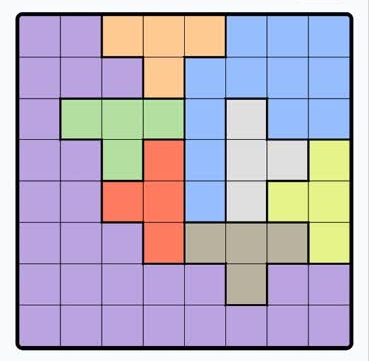
#> input picture queens.jpeg, 369 x 361 px
$ jupyter execute --allow-errors QueensGameLinkedIn.ipynb
#> lines starting #> are read from the running program, lines starting #| are printed output that depends on the picture; after the words box and inside, x2 and y2 are one past the last pixel; in counts of white or black regions, pixels touching at a corner belong together
[cell 1]
# Imports:
import cv2
import numpy as np
from matplotlib import pyplot as plt, cm

# read Gray image:
Ig = cv2.imread('queens.jpeg', 0)
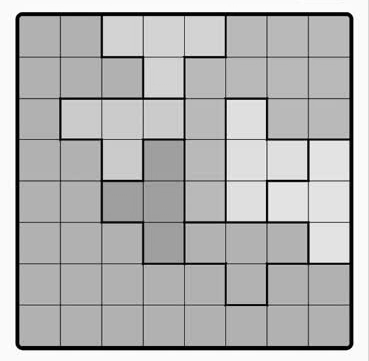
#> Ig: shape (361, 369); min 0, max 255, mean 181

# read colored image:
Ic = cv2.imread('queens.jpeg')
#> Ic is the input picture: shape (361, 369, 3); mean B, G, R 194.6, 176.4, 185.1
plt.imshow(Ic, cm.gray)
plt.title('Screenshot of the LinkedIn Puzzle Game');

[cell 2]
# Binary thresholding on image:
Ig = cv2.GaussianBlur(Ig, (5,5), 0)
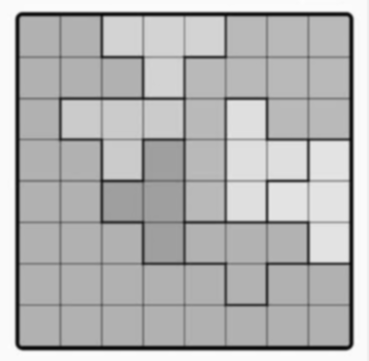
#> Ig: shape (361, 369); min 11, max 253, mean 181.1
B = cv2.adaptiveThreshold(Ig,255, cv2.ADAPTIVE_THRESH_GAUSSIAN_C, cv2.THRESH_BINARY, 15, 7)
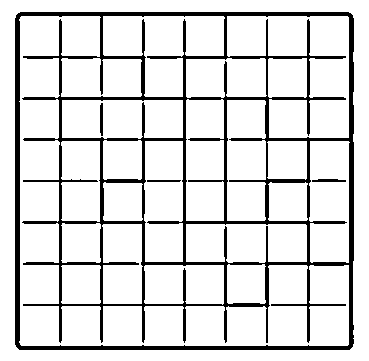
#> B: shape (361, 369); 86.4% white; 4 black regions, box (x1, y1, x2, y2) and area: (15, 12, 354, 350) 17901, (100, 103, 103, 136) 94, (312, 179, 346, 182) 88, (147, 180, 181, 182) 67
plt.imshow(B, cm.gray)
plt.title('extracting rows and columns');

[cell 3]
# extract cols and rows:
def relu(x):
     return x * (x > 0)
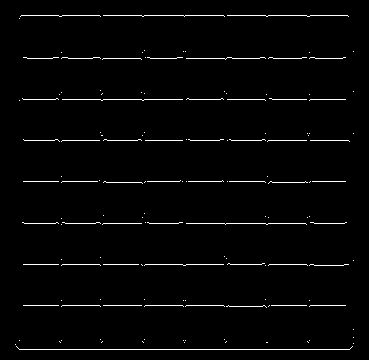
#> returned value: shape (360, 369); min 0, max 255, mean 5.6

G1 = relu(np.diff(B, 1, 0))
G1 = G1.sum(1)
#> G1 = 360 values, max 84405 at index 349, min 0 at index 0, mean 2065.8

G2 = relu(np.diff(B, 1, 1))
#> in relu (call 2), `return x * (x > 0)`:
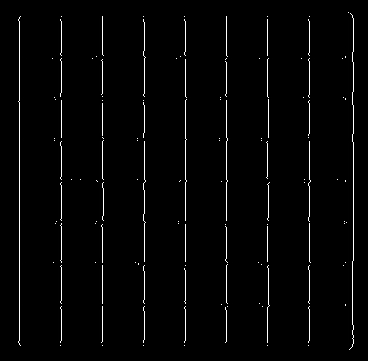
#> returned value: shape (361, 368); min 0, max 255, mean 5.6
G2 = G2.sum(0)
#> G2 = 368 values, max 82366 at index 19, min 0 at index 0, mean 2025.7

rows = np.where(G1 > G1.max()*0.5)[0]
#> rows = [15, 58, 99, 140, 181, 223, 264, 305, 349]
cols = np.where(G2 > G2.max()*0.5)[0]
#> cols = [19, 61, 102, 144, 185, 226, 267, 309, 353]

Area = np.zeros((len(rows)-1, len(cols)-1))
Mask = np.zeros_like(Area) - 1

[cell 4]
# Convert Playgorund to Numpy array
# Fill mask with labeled regions by colors:
xcenters = np.convolve(rows, (0.5,0.5), 'valid').astype(np.int32)
#> xcenters = [36, 78, 119, 160, 202, 243, 284, 327]
ycenters = np.convolve(cols, (0.5,0.5), 'valid').astype(np.int32)
#> ycenters = [40, 81, 123, 164, 205, 246, 288, 331]
x, y = np.meshgrid(xcenters, ycenters)

colors = np.zeros((len(rows)-1, len(cols)-1, 3))

for i in range(len(xcenters)):
   for j in range(len(ycenters)):
       colors[j,i] = Ic[x[i,j], y[i,j]]
#> this loop made 8 passes

k = 0
for i in range(len(xcenters)):
   for j in range(len(ycenters)):
       if Mask[j, i] == -1:
           N = np.linalg.norm(colors - colors[j,i], 2, axis=2)
           Mask[N < 10] = k
           k += 1
#> after the loop, k = 8
Mask

# The solution of Queens' Game can be done in an iterative recursive code. See the Code blow:
Here I solve the quest by iteratively check and pruning answers.

[cell 5]
### Solution ==================
Num_regions = k
#> Num_regions = 8
Area_of_regions = [0] * Num_regions
#> Area_of_regions = [0, 0, 0, 0, 0, 0, 0, 0]
for i in range(Num_regions):
    Area_of_regions[i] = (Mask == i).sum()
#> after the loop, Area_of_regions = [28, 4, 4, 4, 12, 4, 4, 4]

argsort = np.argsort(Area_of_regions)
#> argsort = [1, 2, 3, 5, 6, 7, 4, 0]

occupied = set()
used_rows = set()
used_cols = set()
queens = {}


def neighbors(x,y):
    return {(i+di, j+dj) for di in [-1,0,1] for dj in [-1,0,1] if (di != 0 or dj != 0)}


def solve(idx=0):
#> called with idx = 0
    global queens, occupied, used_rows, used_cols
    if idx == Num_regions:
        return True
    px, py  = np.where(Mask == argsort[idx])
#> px = [2, 2, 2, 3]; py = [1, 2, 3, 2]
    for (x,y) in zip(px, py):
        if x in used_rows or y in used_cols:
           continue
        if any((i,j) in occupied for (i,j) in neighbors(x,y)):
           continue
        # place a queen in x, y:
        queens[argsort[idx]] = (x, y)
        used_rows.add(x)
        used_cols.add(y)
        occupied.add((x,y))
        # Recurse:
        if solve(idx+1):
            return True
        # The track failed
        del queens[argsort[idx]]
        used_rows.remove(x)
        used_cols.remove(y)
        occupied.remove((x,y))
#> this loop made 1 pass
#> (x, y) on pass 1: (2, 1)
#> after the loop, occupied = 8 items; queens = {1: (2, 1), 2: (0, 2), 3: (4, 3), 5: (6, 5), 6: (3, 6), 7: (5, 7), 4: (1, 4), 0: (7, 0)}; used_cols = 8 items; used_rows = 8 items
    return False

p = solve(idx=0)
if p:
   colors = cv2.cvtColor(colors.astype(np.uint8), cv2.COLOR_RGB2BGR)
   plt.imshow(colors, cm.gray)
   for i in range(Num_regions):
       x, y = queens[i]
       plt.plot(y,x, 'k', marker='x')
#> this loop made 8 passes
#> x on passes 1 to 8: 7, 2, 0, 4, 1, 6, 3, 5
   plt.xticks(np.arange(len(rows)-1)+0.5)
   plt.yticks(np.arange(len(cols)-1)+0.5)
   plt.grid(color='black')
   plt.show()
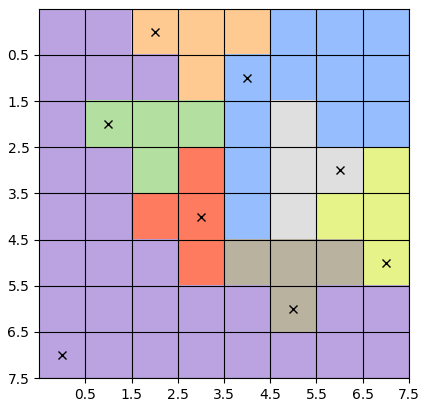
#> figure drawn by matplotlib, 1 panel
else:
   print('there is no solution')
